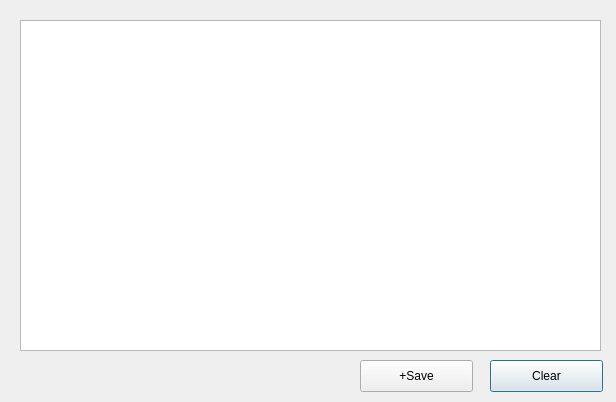
<?xml version="1.0" encoding="UTF-8"?>
<ui version="4.0">
 <class>commentView</class>
 <widget class="QDialog" name="commentView">
  <property name="geometry">
   <rect>
    <x>0</x>
    <y>0</y>
    <width>616</width>
    <height>402</height>
   </rect>
  </property>
  <property name="windowTitle">
   <string>Comment View</string>
  </property>
  <widget class="QPushButton" name="clearButton">
   <property name="geometry">
    <rect>
     <x>490</x>
     <y>360</y>
     <width>113</width>
     <height>32</height>
    </rect>
   </property>
   <property name="text">
    <string>Clear</string>
   </property>
  </widget>
  <widget class="QPushButton" name="saveCommentButton">
   <property name="geometry">
    <rect>
     <x>360</x>
     <y>360</y>
     <width>113</width>
     <height>32</height>
    </rect>
   </property>
   <property name="text">
    <string>+Save</string>
   </property>
  </widget>
  <widget class="QTextEdit" name="commentField">
   <property name="geometry">
    <rect>
     <x>20</x>
     <y>20</y>
     <width>581</width>
     <height>331</height>
    </rect>
   </property>
  </widget>
 </widget>
 <resources/>
 <connections/>
</ui>
